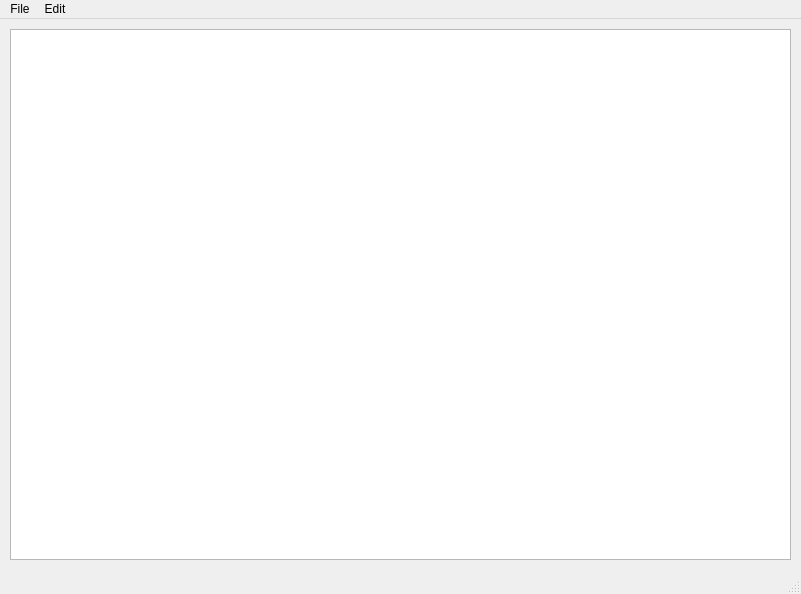
<?xml version="1.0" encoding="UTF-8"?>
<ui version="4.0">
 <class>MainWindow</class>
 <widget class="QMainWindow" name="MainWindow">
  <property name="geometry">
   <rect>
    <x>0</x>
    <y>0</y>
    <width>801</width>
    <height>594</height>
   </rect>
  </property>
  <property name="windowTitle">
   <string>MainWindow</string>
  </property>
  <widget class="QWidget" name="centralwidget">
   <widget class="QWidget" name="verticalLayoutWidget">
    <property name="geometry">
     <rect>
      <x>10</x>
      <y>10</y>
      <width>781</width>
      <height>531</height>
     </rect>
    </property>
    <layout class="QVBoxLayout" name="verticalLayout">
     <item>
      <widget class="QTextEdit" name="textEdit"/>
     </item>
    </layout>
   </widget>
  </widget>
  <widget class="QMenuBar" name="menubar">
   <property name="geometry">
    <rect>
     <x>0</x>
     <y>0</y>
     <width>801</width>
     <height>26</height>
    </rect>
   </property>
   <widget class="QMenu" name="menuNotepad">
    <property name="title">
     <string>File</string>
    </property>
    <addaction name="actionNew"/>
    <addaction name="actionOpen"/>
    <addaction name="actionSave_as"/>
    <addaction name="actionPrint"/>
    <addaction name="actionExit"/>
   </widget>
   <widget class="QMenu" name="menuEdit">
    <property name="title">
     <string>Edit</string>
    </property>
    <addaction name="actionCopy"/>
    <addaction name="actionPaste"/>
    <addaction name="actionCut"/>
    <addaction name="actionUndo"/>
    <addaction name="actionRedo"/>
   </widget>
   <addaction name="menuNotepad"/>
   <addaction name="menuEdit"/>
  </widget>
  <widget class="QStatusBar" name="statusbar"/>
  <action name="actionNew">
   <property name="icon">
    <iconset>
     <normalon>:/imgs/New.bmp</normalon>
    </iconset>
   </property>
   <property name="text">
    <string>New</string>
   </property>
  </action>
  <action name="actionOpen">
   <property name="icon">
    <iconset resource="Resources.qrc">
     <normaloff>:/imgs/Open.bmp</normaloff>:/imgs/Open.bmp</iconset>
   </property>
   <property name="text">
    <string>Open</string>
   </property>
  </action>
  <action name="actionSave_as">
   <property name="icon">
    <iconset>
     <normalon>:/imgs/Save.bmp</normalon>
    </iconset>
   </property>
   <property name="text">
    <string>Save as</string>
   </property>
  </action>
  <action name="actionPrint">
   <property name="text">
    <string>Print</string>
   </property>
  </action>
  <action name="actionExit">
   <property name="text">
    <string>Exit</string>
   </property>
  </action>
  <action name="actionCopy">
   <property name="text">
    <string>Copy</string>
   </property>
  </action>
  <action name="actionPaste">
   <property name="text">
    <string>Paste</string>
   </property>
  </action>
  <action name="actionCut">
   <property name="text">
    <string>Cut</string>
   </property>
  </action>
  <action name="actionUndo">
   <property name="text">
    <string>Undo</string>
   </property>
  </action>
  <action name="actionRedo">
   <property name="text">
    <string>Redo</string>
   </property>
  </action>
 </widget>
 <resources>
  <include location="Resources.qrc"/>
 </resources>
 <connections/>
</ui>
